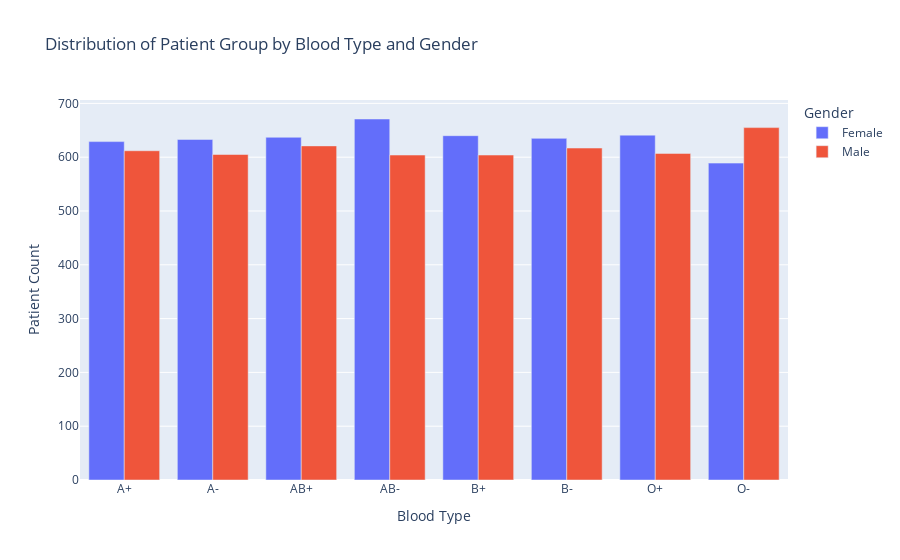

The notebook cell this image was saved under:
### Code cell
df_combine = df.groupby(['Blood Type', 'Gender']).size().reset_index(name='Count')
fig = px.bar(df_combine, x='Blood Type', y='Count', color='Gender', barmode='group',
            title='Distribution of Patient Group by Blood Type and Gender',
            labels={'Count': 'Patient Count', 'Blood Type': 'Blood Type', 'Gender':'Gender'})
fig.show()

### Figure 1 — Plotly figure (JSON) as saved in the notebook; plotly's stock layout.template omitted (floating-point values rounded to 4 significant figures)
{"data": [{"alignmentgroup": "True", "hovertemplate": "Gender=Female<br>Blood Type=%{x}<br>Patient Count=%{y}<extra></extra>", "legendgroup": "Female", "marker": {"color": "#636efa", "pattern": {"shape": ""}}, "name": "Female", "offsetgroup": "Female", "orientation": "v", "showlegend": true, "textposition": "auto", "type": "bar", "x": ["A+", "A-", "AB+", "AB-", "B+", "B-", "O+", "O-"], "xaxis": "x", "y": [629, 633, 637, 671, 640, 635, 641, 589], "yaxis": "y"}, {"alignmentgroup": "True", "hovertemplate": "Gender=Male<br>Blood Type=%{x}<br>Patient Count=%{y}<extra></extra>", "legendgroup": "Male", "marker": {"color": "#EF553B", "pattern": {"shape": ""}}, "name": "Male", "offsetgroup": "Male", "orientation": "v", "showlegend": true, "textposition": "auto", "type": "bar", "x": ["A+", "A-", "AB+", "AB-", "B+", "B-", "O+", "O-"], "xaxis": "x", "y": [612, 605, 621, 604, 604, 617, 607, 655], "yaxis": "y"}], "layout": {"barmode": "group", "legend": {"title": {"text": "Gender"}, "tracegroupgap": 0}, "title": {"text": "Distribution of Patient Group by Blood Type and Gender"}, "xaxis": {"anchor": "y", "domain": [0, 1], "title": {"text": "Blood Type"}}, "yaxis": {"anchor": "x", "domain": [0, 1], "title": {"text": "Patient Count"}}}}
